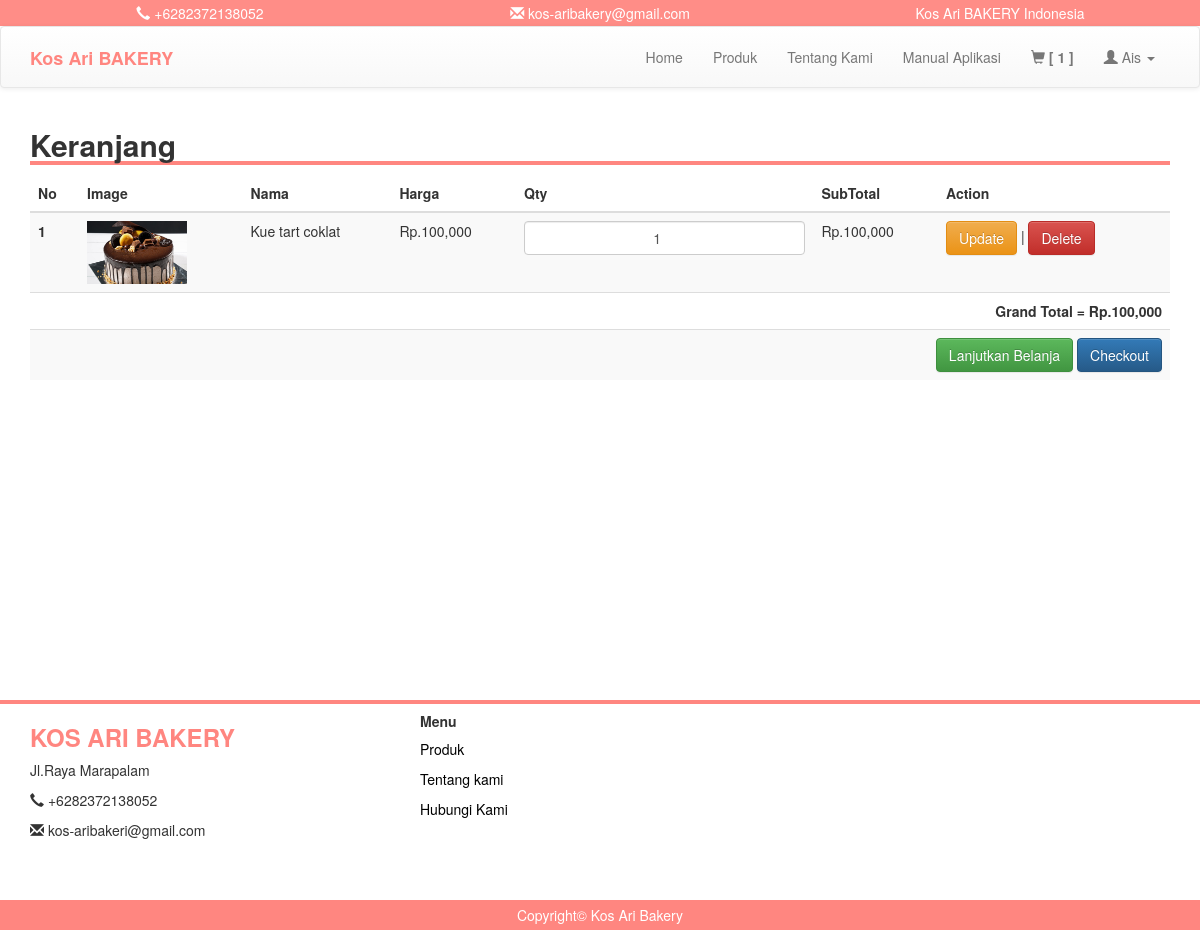
Screenshot of /keranjang.php (signed in) with the database file from the repository.
### tables this page shows
CREATE TABLE `keranjang` (
  `id_keranjang` int(11) NOT NULL,
  `kode_customer` varchar(100) NOT NULL,
  `kode_produk` varchar(100) NOT NULL,
  `nama_produk` varchar(100) NOT NULL,
  `qty` int(11) NOT NULL,
  `harga` int(11) NOT NULL
);

CREATE TABLE `produk` (
  `kode_produk` varchar(100) NOT NULL,
  `nama` varchar(100) NOT NULL,
  `image` text NOT NULL,
  `deskripsi` text NOT NULL,
  `harga` int(11) NOT NULL
);

### keranjang.php (the view, shortened to what this page needs)
<?php
include 'header.php';
?>
<div class="container" style="padding-bottom: 300px;">
	<h2 style=" width: 100%; border-bottom: 4px solid #ff8680"><b>Keranjang</b></h2>
		<table class="table table-striped">
			<?php
			if(isset($_SESSION['user'])){
				$kode_cs = $_SESSION['kd_cs'];
				$cek = mysqli_query($conn, "SELECT * FROM keranjang WHERE kode_customer = '$kode_cs'");
				$jml = mysqli_num_rows($cek);
				if($jml > 0){
					?>
					<thead>
						<tr>
							<th scope="col">No</th>
							<th scope="col">Image</th>
							<th scope="col">Nama</th>
							<th scope="col">Harga</th>
							<th scope="col">Qty</th>
							<th scope="col">SubTotal</th>
							<th scope="col">Action</th>
						</tr>
					</thead>
					<?php
					if(isset($_SESSION['kd_cs'])){
						$kode_cs = $_SESSION['kd_cs'];
						$result = mysqli_query($conn, "SELECT k.id_keranjang as keranjang, k.kode_produk as kd, k.nama_produk as nama, k.qty as jml, p.image as gambar, p.harga as hrg FROM keranjang k join produk p on k.kode_produk=p.kode_produk WHERE kode_customer = '$kode_cs'");
						$no = 1;
						$hasil = 0;
						while($row = mysqli_fetch_assoc($result)){
					?>
					<tbody>
					<form action="<?php echo $_SERVER['PHP_SELF']; ?>" method="POST">
						<tr>
							<th scope="row"><?= $no;  ?></th>
							<td><img src="image/produk/<?= $row['gambar']; ?>" width="100"></td>
							<td><?= $row['nama']; ?></td>
							<td>Rp.<?= number_format($row['hrg']);  ?></td>
							<td><input type="number" name="qty" class="form-control" style="text-align: center;" value="<?= $row['jml']; ?>"></td>
							<td>Rp.<?= number_format($row['hrg'] * $row['jml']);  ?></td>
							<td><button type="submit" name="submit1" class="btn btn-warning">Update</button> | <a href="keranjang.php?del=1&id=<?= $row['keranjang']; ?>" class="btn btn-danger" onclick="return confirm('Yakin ingin dihapus ?')">Delete</a></td>
						</tr>
						</form>
					<?php
							$sub = $row['hrg'] * $row['jml'];
							$hasil += $sub;
							$no++;
						}
					}
					 ?>
						<tr>
							<td colspan="7" style="text-align: right; font-weight: bold;">Grand Total = Rp.<?= number_format($hasil); ?></td>
						</tr>
						<tr>
							<td colspan="7" style="text-align: right; font-weight: bold;"><a href="index.php" class="btn btn-success">Lanjutkan Belanja</a> <a href="checkout.php?kode_cs=<?= $kode_cs; ?>" class="btn btn-primary">Checkout</a></td>
						</tr>
						<?php
					}
				}else{
					echo "<tr>
					<td colspan='7' class='text-center bg-danger'><h5><b>SILAHKAN LOGIN TERLEBIH DAHULU SEBELUM BERBELANJA</b></h5></td>
					</tr>";
				}
				?>
			</tbody>
		</table>
</div>
<?php
include 'footer.php';
?>

### css/style.css (style rules this page uses)
body { margin:0; padding: 0; }

### rows the page displays
keranjang: kode_produk.image (picture), nama_produk "Kue tart coklat", kode_produk.harga "100,000", qty "1", $row['hrg'] * $row['jml'] "100,000"

### other values shown
$value "1"
$_SESSION['user'] "Ais"
$hasil "100,000"
